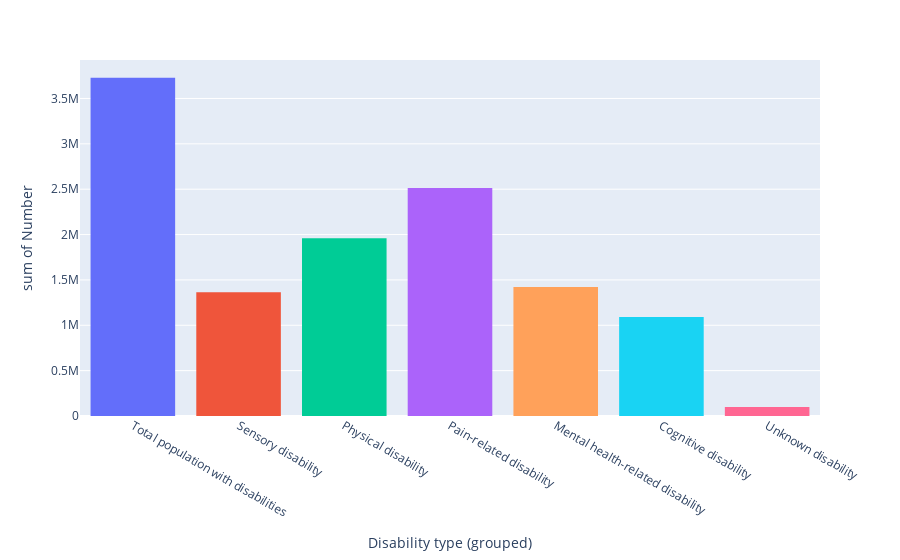

Source (notebook cell):
### Code cell
by_type_fig = px.histogram(by_type, x="Disability type (grouped)", y="Number", color="Number")
by_type_fig.update_traces(showlegend=False).show()

### Figure 1 — Plotly figure (JSON) as saved in the notebook; plotly's stock layout.template omitted (floating-point values rounded to 4 significant figures)
{"data": [{"alignmentgroup": "True", "bingroup": "x", "histfunc": "sum", "hovertemplate": "Number=3727920<br>Disability type (grouped)=%{x}<br>sum of Number=%{y}<extra></extra>", "legendgroup": "3727920", "marker": {"color": "#636efa", "pattern": {"shape": ""}}, "name": "3727920", "offsetgroup": "3727920", "orientation": "v", "showlegend": false, "type": "histogram", "x": ["Total population with disabilities  "], "xaxis": "x", "y": [3727920], "yaxis": "y"}, {"alignmentgroup": "True", "bingroup": "x", "histfunc": "sum", "hovertemplate": "Number=1364120<br>Disability type (grouped)=%{x}<br>sum of Number=%{y}<extra></extra>", "legendgroup": "1364120", "marker": {"color": "#EF553B", "pattern": {"shape": ""}}, "name": "1364120", "offsetgroup": "1364120", "orientation": "v", "showlegend": false, "type": "histogram", "x": ["Sensory disability "], "xaxis": "x", "y": [1364120], "yaxis": "y"}, {"alignmentgroup": "True", "bingroup": "x", "histfunc": "sum", "hovertemplate": "Number=1958570<br>Disability type (grouped)=%{x}<br>sum of Number=%{y}<extra></extra>", "legendgroup": "1958570", "marker": {"color": "#00cc96", "pattern": {"shape": ""}}, "name": "1958570", "offsetgroup": "1958570", "orientation": "v", "showlegend": false, "type": "histogram", "x": ["Physical disability "], "xaxis": "x", "y": [1958570], "yaxis": "y"}, {"alignmentgroup": "True", "bingroup": "x", "histfunc": "sum", "hovertemplate": "Number=2512090<br>Disability type (grouped)=%{x}<br>sum of Number=%{y}<extra></extra>", "legendgroup": "2512090", "marker": {"color": "#ab63fa", "pattern": {"shape": ""}}, "name": "2512090", "offsetgroup": "2512090", "orientation": "v", "showlegend": false, "type": "histogram", "x": ["Pain-related disability"], "xaxis": "x", "y": [2512090], "yaxis": "y"}, {"alignmentgroup": "True", "bingroup": "x", "histfunc": "sum", "hovertemplate": "Number=1421270<br>Disability type (grouped)=%{x}<br>sum of Number=%{y}<extra></extra>", "legendgroup": "1421270", "marker": {"color": "#FFA15A", "pattern": {"shape": ""}}, "name": "1421270", "offsetgroup": "1421270", "orientation": "v", "showlegend": false, "type": "histogram", "x": ["Mental health-related disability"], "xaxis": "x", "y": [1421270], "yaxis": "y"}, {"alignmentgroup": "True", "bingroup": "x", "histfunc": "sum", "hovertemplate": "Number=1090120<br>Disability type (grouped)=%{x}<br>sum of Number=%{y}<extra></extra>", "legendgroup": "1090120", "marker": {"color": "#19d3f3", "pattern": {"shape": ""}}, "name": "1090120", "offsetgroup": "1090120", "orientation": "v", "showlegend": false, "type": "histogram", "x": ["Cognitive disability "], "xaxis": "x", "y": [1090120], "yaxis": "y"}, {"alignmentgroup": "True", "bingroup": "x", "histfunc": "sum", "hovertemplate": "Number=99740<br>Disability type (grouped)=%{x}<br>sum of Number=%{y}<extra></extra>", "legendgroup": "99740", "marker": {"color": "#FF6692", "pattern": {"shape": ""}}, "name": "99740", "offsetgroup": "99740", "orientation": "v", "showlegend": false, "type": "histogram", "x": ["Unknown disability"], "xaxis": "x", "y": [99740], "yaxis": "y"}], "layout": {"barmode": "relative", "legend": {"title": {"text": "Number"}, "tracegroupgap": 0}, "margin": {"t": 60}, "xaxis": {"anchor": "y", "domain": [0, 1], "title": {"text": "Disability type (grouped)"}}, "yaxis": {"anchor": "x", "categoryarray": [99740, 1090120, 1421270, 2512090, 1958570, 1364120, 3727920], "categoryorder": "array", "domain": [0, 1], "title": {"text": "sum of Number"}}}}
